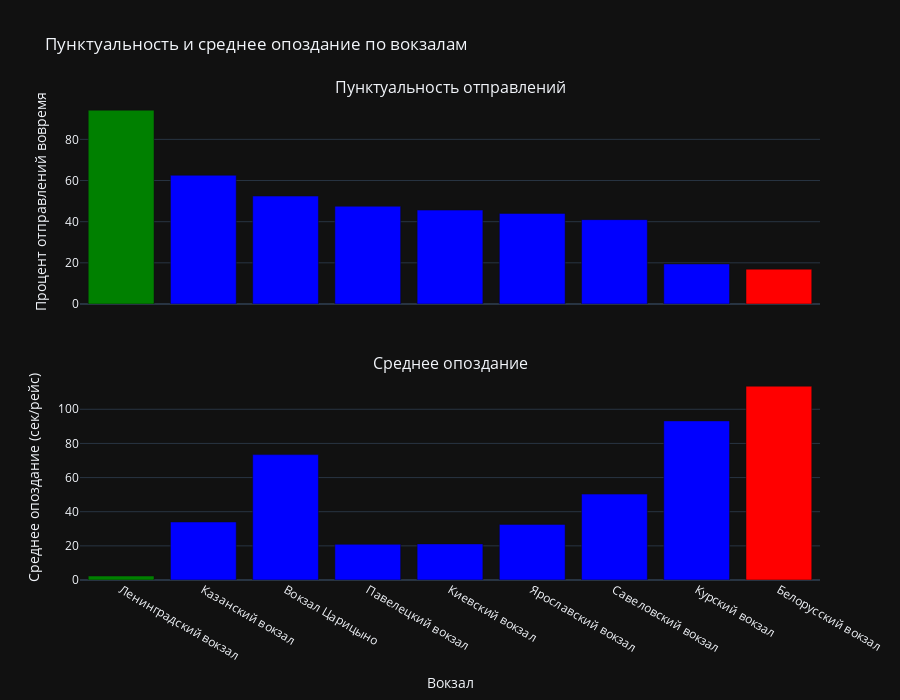

Notebook code cell kept with this figure:
### Markdown cell above
С данными лишь за одну неделю сложно делать какие-то конкретные выводы, но даже здесь заметно, что в выходные у всех вокзалов меньше нагрузка. Вероятно это связано с тем, что в выходные многие люди не пользуются пригородными электричками, для поездки из области в Москву на работу или учёбу.

### Code cell
punctuality_data = []
delay_strength_data = []

for station, df in dfs.items():
    departure_ontime = df['DATETIME_DEPARTURE_DELAY_MSK'].dropna().apply(lambda x: x.total_seconds() <= 0).mean() * 100
    punctuality_data.append({'Вокзал': station, 'Процент отправлений вовремя': departure_ontime})
    
    df['positive_delay'] = df['DATETIME_DEPARTURE_DELAY_MSK'].apply(lambda x: max(pd.to_timedelta(0), x) if pd.notnull(x) else pd.to_timedelta(0))
    total_delay_seconds = df['positive_delay'].apply(lambda x: x.total_seconds()).sum()
    num_flights = len(df)
    avg_delay_strength = total_delay_seconds / num_flights if num_flights > 0 else 0
    delay_strength_data.append({'Вокзал': station, 'Среднее опоздание (сек/рейс)': avg_delay_strength})

punctuality_df = pd.DataFrame(punctuality_data)
delay_strength_df = pd.DataFrame(delay_strength_data)


punctuality_df = punctuality_df.sort_values(by='Процент отправлений вовремя', ascending=False)
delay_strength_df['Вокзал'] = pd.Categorical(delay_strength_df['Вокзал'], categories=punctuality_df['Вокзал'], ordered=True)
delay_strength_df = delay_strength_df.sort_values(by='Вокзал')


punctuality_df['color'] = 'blue'
max_punctuality_index = punctuality_df['Процент отправлений вовремя'].idxmax()
min_punctuality_index = punctuality_df['Процент отправлений вовремя'].idxmin()
punctuality_df.at[max_punctuality_index, 'color'] = 'green'
punctuality_df.at[min_punctuality_index, 'color'] = 'red'

delay_strength_df['color'] = 'blue'
max_delay_strength_index = delay_strength_df['Среднее опоздание (сек/рейс)'].idxmin()
min_delay_strength_index = delay_strength_df['Среднее опоздание (сек/рейс)'].idxmax()
delay_strength_df.at[max_delay_strength_index, 'color'] = 'green'
delay_strength_df.at[min_delay_strength_index, 'color'] = 'red'


fig = make_subplots(rows=2, cols=1, shared_xaxes=True, subplot_titles=('Пунктуальность отправлений', 'Среднее опоздание'), vertical_spacing=0.15)

fig.add_trace(
    go.Bar(x=punctuality_df['Вокзал'], y=punctuality_df['Процент отправлений вовремя'], marker_color=punctuality_df['color'], name='Процент отправлений вовремя'),
    row=1, col=1
)
fig.add_trace(
    go.Bar(x=delay_strength_df['Вокзал'], y=delay_strength_df['Среднее опоздание (сек/рейс)'], marker_color=delay_strength_df['color'], name='Среднее опоздание (сек/рейс)'),
    row=2, col=1
)

fig.update_layout(title_text='Пунктуальность и среднее опоздание по вокзалам', showlegend=False, height=700, template='plotly_dark')
fig.update_xaxes(title_text='Вокзал', row=2, col=1)
fig.update_yaxes(title_text='Процент отправлений вовремя', row=1, col=1)
fig.update_yaxes(title_text='Среднее опоздание (сек/рейс)', row=2, col=1)

fig.show()

### Figure 1 — Plotly figure (JSON) as saved in the notebook; plotly's stock layout.template omitted (floating-point values rounded to 4 significant figures)
{"data": [{"marker": {"color": ["green", "blue", "blue", "blue", "blue", "blue", "blue", "blue", "red"]}, "name": "Процент отправлений вовремя", "type": "bar", "x": ["Ленинградский вокзал", "Казанский вокзал", "Вокзал Царицыно", "Павелецкий вокзал", "Киевский вокзал", "Ярославский вокзал", "Савеловский вокзал", "Курский вокзал", "Белорусский вокзал"], "xaxis": "x", "y": [94.18, 62.55, 52.45, 47.5, 45.64, 44.02, 40.99, 19.48, 16.93], "yaxis": "y"}, {"marker": {"color": ["green", "blue", "blue", "blue", "blue", "blue", "blue", "blue", "red"]}, "name": "Среднее опоздание (сек/рейс)", "type": "bar", "x": ["Ленинградский вокзал", "Казанский вокзал", "Вокзал Царицыно", "Павелецкий вокзал", "Киевский вокзал", "Ярославский вокзал", "Савеловский вокзал", "Курский вокзал", "Белорусский вокзал"], "xaxis": "x2", "y": [2.314, 34.0, 73.45, 20.89, 21.15, 32.56, 50.32, 93.21, 113.5], "yaxis": "y2"}], "layout": {"annotations": [{"font": {"size": 16}, "showarrow": false, "text": "Пунктуальность отправлений", "x": 0.5, "xanchor": "center", "xref": "paper", "y": 1, "yanchor": "bottom", "yref": "paper"}, {"font": {"size": 16}, "showarrow": false, "text": "Среднее опоздание", "x": 0.5, "xanchor": "center", "xref": "paper", "y": 0.425, "yanchor": "bottom", "yref": "paper"}], "height": 700, "showlegend": false, "title": {"text": "Пунктуальность и среднее опоздание по вокзалам"}, "xaxis": {"anchor": "y", "domain": [0, 1], "matches": "x2", "showticklabels": false}, "xaxis2": {"anchor": "y2", "domain": [0, 1], "title": {"text": "Вокзал"}}, "yaxis": {"anchor": "x", "domain": [0.575, 1], "title": {"text": "Процент отправлений вовремя"}}, "yaxis2": {"anchor": "x2", "domain": [0, 0.425], "title": {"text": "Среднее опоздание (сек/рейс)"}}}}
